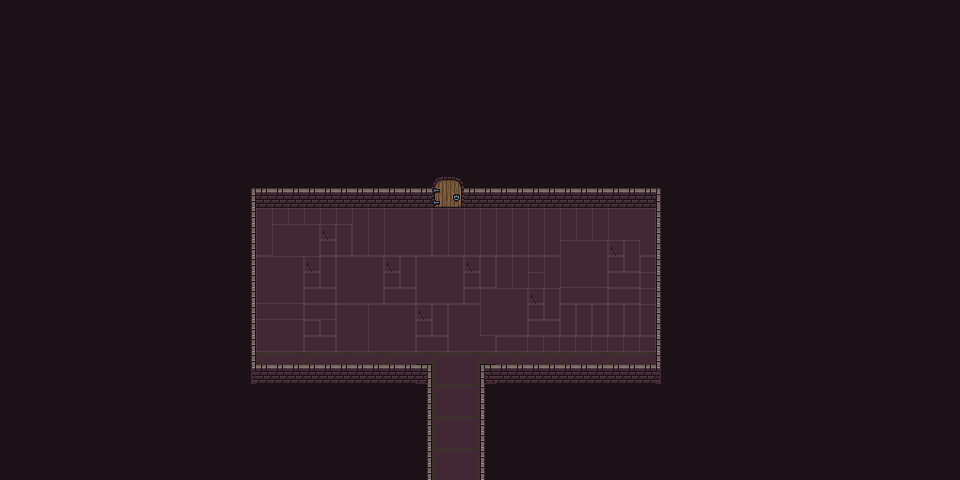

Tiled map render using the project's own tile images. Description and the map definition, with tile-layer contents summarised, below:
An orthogonal 60x30 tile map with 16x16 px tiles, 2 tile layers (Base, Walls), 2 tilesets and 17 objects.

<map version="1.0" tiledversion="1.1.6" orientation="orthogonal" renderorder="right-down" width="60" height="30" tilewidth="16" tileheight="16" infinite="0" nextobjectid="31">
 <tileset firstgid="1" name="0x72_16x16DungeonTileset_walls.v2" tilewidth="16" tileheight="16" tilecount="256" columns="16">
  <image source="0x72_16x16DungeonTileset_walls.v2.png" width="256" height="256" />
 </tileset>
 <tileset firstgid="257" name="0x72_16x16DungeonTileset.v4" tilewidth="16" tileheight="16" tilecount="256" columns="16">
  <image source="0x72_16x16DungeonTileset.v4.png" width="256" height="256" />
 </tileset>
 <layer name="Base" width="60" height="30">
  <data>[1800 cells, 1800 non-empty, 7 distinct tile ids]</data>
 </layer>
 <layer name="Walls" width="60" height="30">
  <data>[1800 cells, 381 non-empty, 38 distinct tile ids]</data>
 </layer>
 <objectgroup name="Objects">
  <object id="6" gid="276" x="592" y="208" width="16" height="16" />
  <object id="7" gid="292" x="592" y="224" width="16" height="16" />
  <object id="8" gid="309" x="528" y="208" width="16" height="16" />
  <object id="9" gid="309" x="416" y="208" width="16" height="16" />
  <object id="10" gid="309" x="288" y="208" width="16" height="16" />
  <object id="11" gid="309" x="528" y="384" width="16" height="16" />
  <object id="12" gid="306" x="464" y="224" width="16" height="16" />
  <object id="18" gid="266" x="448" y="272" width="16" height="16" />
  <object id="19" gid="282" x="448" y="288" width="16" height="16" />
  <object id="21" gid="309" x="512" y="208" width="16" height="16" />
  <object id="22" gid="293" x="512" y="208" width="16" height="16" />
  <object id="23" gid="293" x="416" y="208" width="16" height="16" />
  <object id="25" gid="447" x="256" y="272" width="16" height="16" />
  <object id="26" gid="334" x="480" y="208" width="16" height="16" />
  <object id="27" gid="333" x="400" y="208" width="16" height="16" />
  <object id="28" gid="265" x="544" y="208" width="16" height="16" />
  <object id="29" gid="265" x="560" y="208" width="16" height="16" />
 </objectgroup>
</map>
